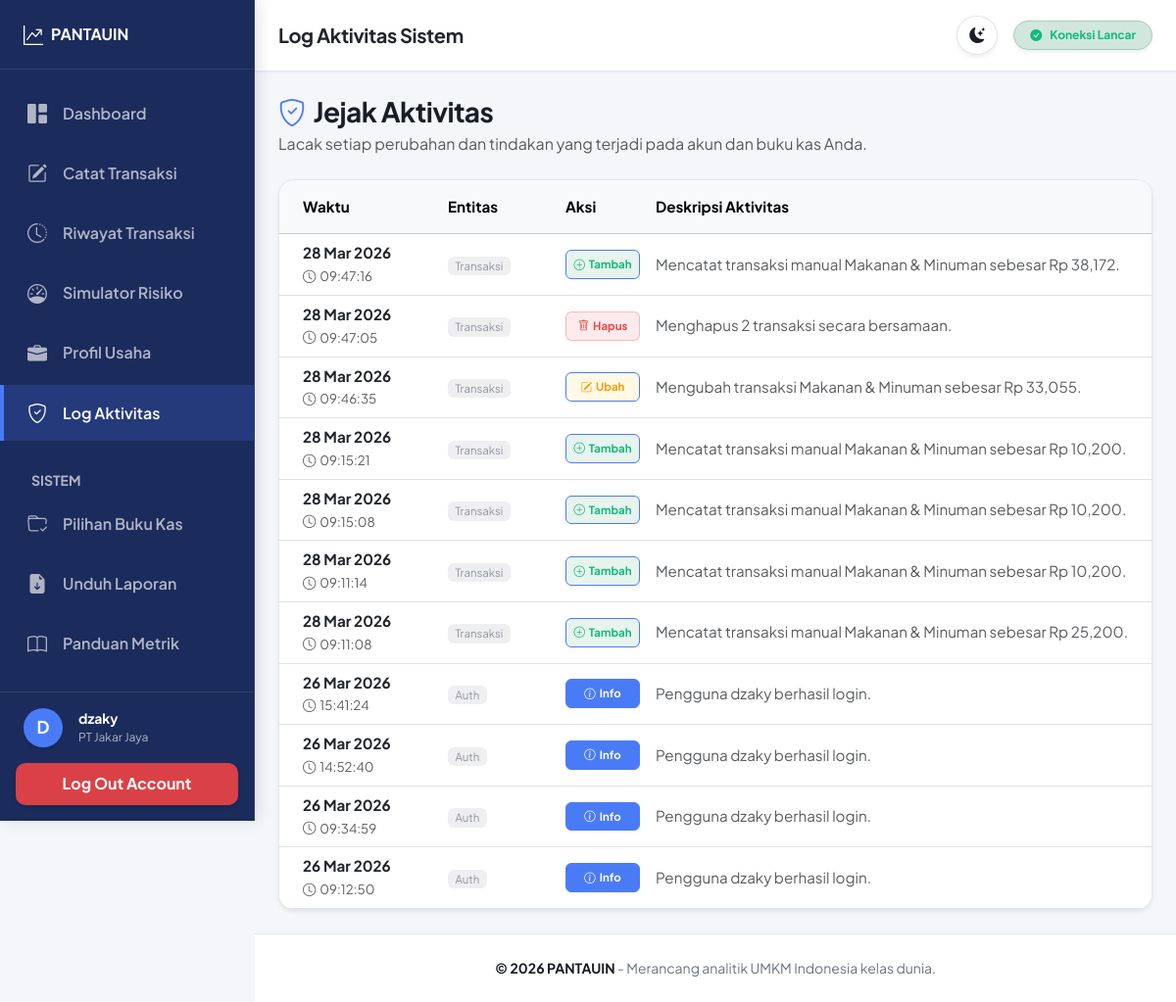
Screenshot of /log-aktivitas (signed in) with the database file from the repository.
### models.py (models this page shows)
class BukuKas(db.Model):
    __tablename__ = 'buku_kas'
    id = db.Column(db.Integer, primary_key=True)
    user_id = db.Column(db.Integer, db.ForeignKey('users.id', ondelete='CASCADE'), nullable=False)
    nama_buku = db.Column(db.String(100), nullable=False)
    created_at = db.Column(db.DateTime(timezone=True), server_default=func.now())
    user = db.relationship('User', backref=db.backref('buku_kas', lazy=True, cascade='all, delete-orphan'))
    profil = db.relationship('ProfilPerusahaan', backref='buku_kas', uselist=False, lazy=True, cascade='all, delete-orphan')

class AktivitasLog(db.Model):
    __tablename__ = 'aktivitas_log'
    id = db.Column(db.Integer, primary_key=True)
    user_id = db.Column(db.Integer, db.ForeignKey('users.id', ondelete='CASCADE'), nullable=False)
    buku_kas_id = db.Column(db.Integer, db.ForeignKey('buku_kas.id', ondelete='SET NULL'), nullable=True)
    entitas = db.Column(db.String(50), nullable=False) # e.g., Transaksi, BukuKas, Auth
    aktivitas = db.Column(db.Text, nullable=False)
    tipe_aksi = db.Column(db.String(20), nullable=False) # e.g., tambah, ubah, hapus, info
    waktu = db.Column(db.DateTime(timezone=True), server_default=func.now())
    user = db.relationship('User', backref=db.backref('aktivitas_user', lazy=True), overlaps="log_aktivitas,user_rel")
    buku_kas = db.relationship('BukuKas', backref=db.backref('aktivitas_buku', lazy=True))

### app.py (the view)
    @app.route('/log-aktivitas', methods=['GET'])
    @login_required
    def log_aktivitas():
        try:
            buku_kas_id = session.get('buku_kas_id')
            query = AktivitasLog.query.filter_by(user_id=session['user_id'])
            if buku_kas_id:
                query = query.filter(db.or_(AktivitasLog.buku_kas_id == buku_kas_id, AktivitasLog.buku_kas_id == None))
            logs = query.order_by(AktivitasLog.waktu.desc()).limit(100).all()
            return render_template('log_aktivitas.html', logs=logs)
        except Exception as e:
            return render_template('error.html', pesan=f"Gagal memuat log aktivitas. {str(e)}"), 500

### templates/log_aktivitas.html (shortened to what this page needs)
{% extends 'base.html' %}
{% block page_heading %}Log Aktivitas Sistem{% endblock %}
{% block content %}
<div class="row mb-4">
    <div class="col-12 d-flex justify-content-between align-items-center flex-wrap gap-3">
        <div>
            <h1 class="h3 fw-bold mb-1"><i class="bi bi-shield-check me-2 text-primary"></i>Jejak Aktivitas</h1>
            <p class="text-muted mb-0">Lacak setiap perubahan dan tindakan yang terjadi pada akun dan buku kas Anda.</p>
        </div>
    </div>
</div>
<div class="card summary-card p-0 shadow-sm overflow-hidden">
    <div class="table-responsive">
        <table class="table table-hover mb-0 align-middle" style="font-size: 0.95rem;">
            <thead class="table-light">
                <tr>
                    <th class="py-3 ps-4" style="width: 20%;">Waktu</th>
                    <th class="py-3" style="width: 15%;">Entitas</th>
                    <th class="py-3" style="width: 10%;">Aksi</th>
                    <th class="py-3 pe-4">Deskripsi Aktivitas</th>
                </tr>
            </thead>
            <tbody>
                {% if logs %}
                {% for log in logs %}
                <tr>
                    <td class="ps-4 text-muted">
                        <span class="fw-bold d-block text-dark">{{ log.waktu.strftime('%d %b %Y') }}</span>
                        <small><i class="bi bi-clock me-1"></i>{{ log.waktu.strftime('%H:%M:%S') }}</small>
                    </td>
                    <td>
                        <span class="badge bg-secondary opacity-75 fw-normal">{{ log.entitas }}</span>
                    </td>
                    <td>
                        {% if log.tipe_aksi == 'tambah' %}
                        <span class="badge bg-success bg-opacity-10 text-success border border-success border-opacity-25 w-100 py-2"><i class="bi bi-plus-circle me-1"></i>Tambah</span>
                        {% elif log.tipe_aksi == 'ubah' %}
                        <span class="badge bg-warning bg-opacity-10 text-warning border border-warning border-opacity-25 w-100 py-2"><i class="bi bi-pencil-square me-1"></i>Ubah</span>
                        {% elif log.tipe_aksi == 'hapus' %}
                        <span class="badge bg-danger bg-opacity-10 text-danger border border-danger border-opacity-25 w-100 py-2"><i class="bi bi-trash me-1"></i>Hapus</span>
                        {% else %}
                        <span class="badge bg-info bg-opacity-10 text-info border border-info border-opacity-25 w-100 py-2"><i class="bi bi-info-circle me-1"></i>Info</span>
                        {% endif %}
                    </td>
                    <td class="pe-4 text-muted">
                        {{ log.aktivitas }}
                    </td>
                </tr>
                {% endfor %}
                {% endif %}
            </tbody>
        </table>
    </div>
</div>
{% endblock %}

### templates/base.html (shortened to what this page needs)
<!DOCTYPE html>
<html lang="id">
<head>
    <link href="https://cdn.jsdelivr.net/npm/bootstrap@5.3.2/dist/css/bootstrap.min.css" rel="stylesheet">
    <link rel="stylesheet" href="https://cdn.jsdelivr.net/npm/bootstrap-icons@1.11.3/font/bootstrap-icons.min.css">
    <link rel="stylesheet" href="{{ url_for('static', filename='css/style.css') }}">
</head>
<body>
    {% if session.get('user_id') %}
    <aside class="sidebar" id="sidebar">
        <div class="sidebar-header">
            <a class="brand" href="{{ url_for('dashboard') }}" aria-label="Beranda Utama PANTAUIN">
                <i class="bi bi-graph-up-arrow fs-5 me-2"></i> PANTAUIN
            </a>
        </div>
        <div class="sidebar-menu flex-grow-1 overflow-auto py-3">
            <ul class="nav flex-column">
                <li class="nav-item mb-1">
                    <a class="nav-link {% if request.endpoint == 'dashboard' %}active{% endif %}"
                        href="{{ url_for('dashboard') }}">
                        <i class="bi bi-grid-1x2-fill fs-5 me-3"></i> Dashboard
                    </a>
                </li>
                <li class="nav-item mb-1">
                    <a class="nav-link {% if request.endpoint in ['input_transaksi', 'upload_csv'] %}active{% endif %}"
                        href="{{ url_for('input_transaksi') }}">
                        <i class="bi bi-pencil-square fs-5 me-3"></i> Catat Transaksi
                    </a>
                </li>
                <li class="nav-item mb-1">
                    <a class="nav-link {% if request.endpoint == 'riwayat' %}active{% endif %}"
                        href="{{ url_for('riwayat') }}">
                        <i class="bi bi-clock-history fs-5 me-3"></i> Riwayat Transaksi
                    </a>
                </li>
                <li class="nav-item mb-1">
                    <a class="nav-link {% if request.endpoint == 'simulator' %}active{% endif %}"
                        href="{{ url_for('simulator') }}">
                        <i class="bi bi-speedometer fs-5 me-3"></i> Simulator Risiko
                    </a>
                </li>
                <li class="nav-item mb-1">
                    <a class="nav-link {% if request.endpoint == 'edit_profil_perusahaan' %}active{% endif %}"
                        href="{{ url_for('edit_profil_perusahaan') }}">
                        <i class="bi bi-briefcase-fill fs-5 me-3"></i> Profil Usaha
                    </a>
                </li>
                <li class="nav-item mb-1">
                    <a class="nav-link {% if request.endpoint == 'log_aktivitas' %}active{% endif %}"
                        href="{{ url_for('log_aktivitas') }}">
                        <i class="bi bi-shield-check fs-5 me-3"></i> Log Aktivitas
                    </a>
                </li>
                <li class="nav-item mb-1 mt-4 px-3">
                    <span class="small fw-bold text-uppercase ms-3" style="color: var(--sidebar-link-color);">Sistem</span>
                </li>
                <li class="nav-item mb-1">
                    <a class="nav-link {% if request.endpoint == 'buku_kas_manager' %}active{% endif %}"
                        href="{{ url_for('buku_kas_manager') }}">
                        <i class="bi bi-folder-check fs-5 me-3"></i> Pilihan Buku Kas
                    </a>
                </li>
                <li class="nav-item mb-1">
                    <a class="nav-link" href="{{ url_for('download_report') }}">
                        <i class="bi bi-file-earmark-arrow-down-fill fs-5 me-3"></i> Unduh Laporan
                    </a>
                </li>
                <li class="nav-item mb-1">
                    <a class="nav-link {% if request.endpoint == 'panduan_metrik' %}active{% endif %}"
                        href="{{ url_for('panduan_metrik') }}">
                        <i class="bi bi-book fs-5 me-3"></i> Panduan Metrik
                    </a>
                </li>
            </ul>
        </div>
        <div class="sidebar-footer p-3 border-top" style="border-color: var(--sidebar-hover-bg) !important;">
            <div class="d-flex align-items-center mb-3 px-2" style="color: var(--sidebar-text);">
                <div class="rounded-circle d-flex align-items-center justify-content-center fw-bold me-3 shadow-sm"
                    style="width: 40px; height: 40px; font-size: 1.1rem; background: var(--accent-color); color: #fff;">
                    {{ session.username[0]|upper }}
                </div>
                <div>
                    <div class="small fw-bold text-truncate" style="max-width: 140px;">{{ session.username }}</div>
                    <div class="small text-truncate" style="font-size: 0.75rem; max-width: 140px; color: var(--sidebar-link-color);"
                        title="{{ buku_kas_aktif.nama_buku if buku_kas_aktif else 'Belum Pilih Proyek' }}">
                        {{ buku_kas_aktif.nama_buku if buku_kas_aktif else 'Belum Pilih Proyek' }}
                    </div>
                </div>
            </div>
            <form action="{{ url_for('logout') }}" method="POST" class="w-100">
                <button type="submit" class="btn btn-danger w-100 fw-bold shadow-sm"
                    style="background-color: rgba(239, 68, 68, 0.9); border:none;" aria-label="Keluar dari akun">Log Out
                    Account</button>
            </form>
        </div>
    </aside>
    <div class="main-wrapper" id="mainWrapper">
        <header class="topbar d-flex align-items-center justify-content-between">
            <div class="d-flex align-items-center">
                <h5 class="mb-0 fw-bold text-dark d-none d-sm-block">{% block page_heading %}Ikhtisar Sistem{% endblock
                    %}</h5>
            </div>
            <div class="d-flex align-items-center gap-3">
                <button type="button" class="btn btn-light rounded-circle shadow-sm d-flex align-items-center justify-content-center" id="theme-toggle" aria-label="Toggle Theme" style="width: 40px; height: 40px; border-color: var(--border-color); background-color: var(--surface-color); color: var(--text-dark);">
                    <i class="bi bi-moon-stars-fill" id="theme-icon"></i>
                </button>
                <span
                    class="badge bg-success-subtle text-success border border-success-subtle rounded-pill px-3 py-2 fw-bold shadow-sm d-flex align-items-center">
                    <i class="bi bi-check-circle-fill me-2"></i> Koneksi Lancar
                </span>
            </div>
        </header>
        <main class="content-area p-4 flex-grow-1" id="main-content">
            {% block content %}{% endblock %}
        </main>
        <footer class="text-center py-4 mt-auto small border-top" style="background-color: var(--surface-color); color: var(--text-muted);">
            <span class="fw-bold" style="color: var(--text-dark);">© 2026 PANTAUIN</span> - Merancang analitik UMKM Indonesia kelas dunia.
        </footer>
    </div>
    {% endif %}
</body>
</html>

### static/css/style.css (style rules this page uses)
:root { --primary-color: #1B2B5B; --primary-light: #4A7BF7; --primary-lighter: #E8EEFB; --primary-dark: #0F1A3A; --accent-color: #4A7BF7; --accent-light: rgba(74, 123, 247, 0.12); --success-color: #10B981; --warning-color: #F59E0B; --danger-color: #EF4444; --bs-primary: #1B2B5B; --bs-primary-rgb: 27, 43, 91; --bs-info: #4A7BF7; --bs-info-rgb: 74, 123, 247; --bg-color: #F4F6FA; --surface-color: #ffffff; --text-dark: #1A1D26; --text-muted: #6B7280; --border-color: #E2E6EF; --sidebar-bg: #1B2B5B; --sidebar-text: #ffffff; --sidebar-hover-bg: rgba(255, 255, 255, 0.1); --sidebar-link-color: rgba(255, 255, 255, 0.65); --sidebar-width: 260px; }
body { background-color: var(--bg-color); color: var(--text-dark); font-family: 'Plus Jakarta Sans', sans-serif; -webkit-font-smoothing: antialiased; overflow-x: hidden; }
h1, h2, h3, h4, h5, h6 { color: var(--text-dark); font-weight: 700; letter-spacing: -0.02em; }
.btn { border-radius: 10px; font-weight: 600; padding: 0.6rem 1.25rem; transition: all 0.2s; }
.sidebar { width: var(--sidebar-width); background-color: var(--sidebar-bg); min-height: 100vh; position: fixed; top: 0; left: 0; z-index: 1040; display: flex; flex-direction: column; transition: transform 0.3s cubic-bezier(0.4, 0, 0.2, 1); box-shadow: 4px 0 15px rgba(0, 0, 0, 0.1); border-right: 1px solid rgba(255, 255, 255, 0.08); }
.sidebar .brand { padding: 1.25rem 1.5rem; color: var(--sidebar-text); text-decoration: none; display: flex; align-items: center; border-bottom: 1px solid rgba(255, 255, 255, 0.1); font-weight: 700; }
.sidebar .nav-link { color: var(--sidebar-link-color); padding: 0.85rem 1.5rem; font-weight: 600; transition: all 0.2s; border-left: 4px solid transparent; display: flex; align-items: center; }
.sidebar .nav-link.active { color: #ffffff; background-color: rgba(74, 123, 247, 0.2); border-left: 4px solid var(--accent-color); }
.main-wrapper { margin-left: var(--sidebar-width); min-height: 100vh; display: flex; flex-direction: column; transition: margin-left 0.3s cubic-bezier(0.4, 0, 0.2, 1); }
.topbar { background: var(--surface-color); padding: 1rem 1.5rem; border-bottom: 1px solid var(--border-color); z-index: 1030; position: sticky; top: 0; box-shadow: 0 1px 2px 0 rgba(0, 0, 0, 0.05); }
.summary-card { border-radius: 16px; border: 1px solid var(--border-color); box-shadow: 0 1px 3px rgba(0, 0, 0, 0.04); background: var(--surface-color); transition: transform 0.2s, box-shadow 0.2s; }
.table-responsive { -webkit-overflow-scrolling: touch; }
.table-responsive table { white-space: nowrap; }
a { color: var(--accent-color); transition: color 0.2s; }
.text-primary { color: var(--accent-color) !important; }
.text-info { color: var(--accent-color) !important; }
.badge.bg-info { background-color: var(--accent-color) !important; color: #fff !important; }
.badge.bg-secondary { background-color: rgba(107, 114, 128, 0.15) !important; color: var(--text-muted) !important; }
.border-info { border-color: var(--accent-color) !important; }
.border-warning { border-color: var(--accent-color) !important; }
.border-success { border-color: var(--accent-color) !important; }
.text-success { color: var(--success-color) !important; }
.text-danger { color: var(--danger-color) !important; }
.text-warning { color: var(--warning-color) !important; }
footer.border-top { background-color: var(--surface-color) !important; border-color: var(--border-color) !important; color: var(--text-muted) !important; }

### rows the page displays
BukuKas: nama_buku "PT Jakar Jaya"
AktivitasLog: waktu "28 Mar 2026", waktu "09:47:16", entitas "Transaksi", tipe_aksi "tambah" (drawn), aktivitas "Mencatat transaksi manual Makanan & Minuman sebesar Rp 38,172."
AktivitasLog: waktu "28 Mar 2026", waktu "09:47:05", entitas "Transaksi", tipe_aksi "hapus" (drawn), aktivitas "Menghapus 2 transaksi secara bersamaan."
AktivitasLog: waktu "28 Mar 2026", waktu "09:46:35", entitas "Transaksi", tipe_aksi "ubah" (drawn), aktivitas "Mengubah transaksi Makanan & Minuman sebesar Rp 33,055."
AktivitasLog: waktu "28 Mar 2026", waktu "09:15:21", entitas "Transaksi", tipe_aksi "tambah" (drawn), aktivitas "Mencatat transaksi manual Makanan & Minuman sebesar Rp 10,200."
AktivitasLog: waktu "28 Mar 2026", waktu "09:15:08", entitas "Transaksi", tipe_aksi "tambah" (drawn), aktivitas "Mencatat transaksi manual Makanan & Minuman sebesar Rp 10,200."
AktivitasLog: waktu "28 Mar 2026", waktu "09:11:14", entitas "Transaksi", tipe_aksi "tambah" (drawn), aktivitas "Mencatat transaksi manual Makanan & Minuman sebesar Rp 10,200."
AktivitasLog: waktu "28 Mar 2026", waktu "09:11:08", entitas "Transaksi", tipe_aksi "tambah" (drawn), aktivitas "Mencatat transaksi manual Makanan & Minuman sebesar Rp 25,200."
AktivitasLog: waktu "26 Mar 2026", waktu "15:41:24", entitas "Auth", tipe_aksi "info" (drawn), aktivitas "Pengguna dzaky berhasil login."
AktivitasLog: waktu "26 Mar 2026", waktu "14:52:40", entitas "Auth", tipe_aksi "info" (drawn), aktivitas "Pengguna dzaky berhasil login."
AktivitasLog: waktu "26 Mar 2026", waktu "09:34:59", entitas "Auth", tipe_aksi "info" (drawn), aktivitas "Pengguna dzaky berhasil login."
AktivitasLog: waktu "26 Mar 2026", waktu "09:12:50", entitas "Auth", tipe_aksi "info" (drawn), aktivitas "Pengguna dzaky berhasil login."

### other values shown
{{ session.username[0]|upper }} "D"
{{ session.username }} "dzaky"
